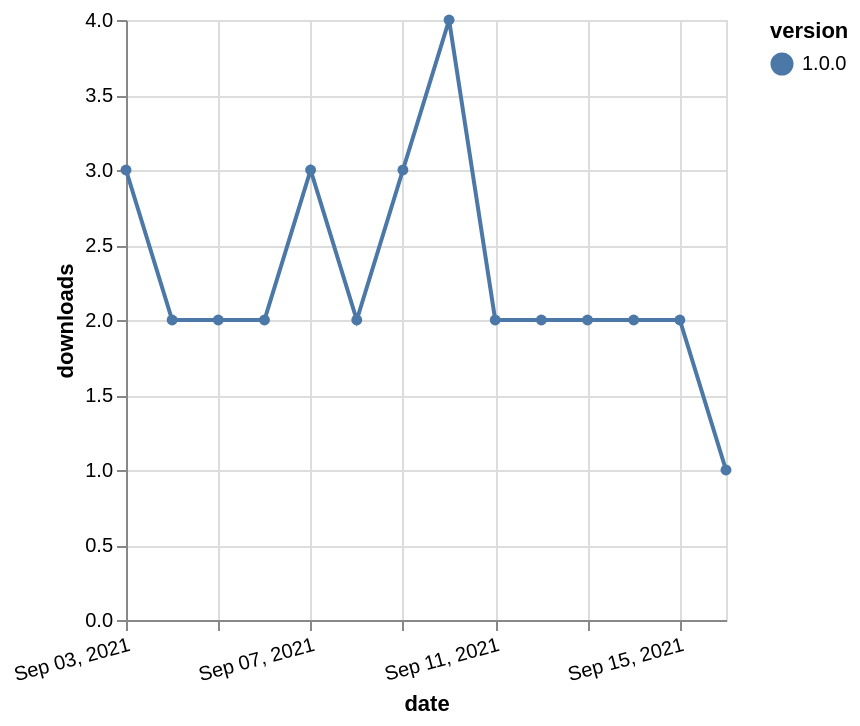

Write a Vega-Lite specification for this figure.
### Vega-Lite specification from a JSON file in a GitHub repository (floating-point values rounded to 4 significant figures)
{"$schema": "https://vega.github.io/schema/vega-lite/v5.json", "description": "A simple bar chart with embedded data.", "data": {"values": [{"date": "2021-09-03", "total": 208, "delta": 3, "version": "1.0.0"}, {"date": "2021-09-04", "total": 210, "delta": 2, "version": "1.0.0"}, {"date": "2021-09-05", "total": 212, "delta": 2, "version": "1.0.0"}, {"date": "2021-09-06", "total": 214, "delta": 2, "version": "1.0.0"}, {"date": "2021-09-07", "total": 217, "delta": 3, "version": "1.0.0"}, {"date": "2021-09-08", "total": 219, "delta": 2, "version": "1.0.0"}, {"date": "2021-09-09", "total": 222, "delta": 3, "version": "1.0.0"}, {"date": "2021-09-10", "total": 226, "delta": 4, "version": "1.0.0"}, {"date": "2021-09-11", "total": 228, "delta": 2, "version": "1.0.0"}, {"date": "2021-09-12", "total": 230, "delta": 2, "version": "1.0.0"}, {"date": "2021-09-13", "total": 232, "delta": 2, "version": "1.0.0"}, {"date": "2021-09-14", "total": 234, "delta": 2, "version": "1.0.0"}, {"date": "2021-09-15", "total": 236, "delta": 2, "version": "1.0.0"}, {"date": "2021-09-16", "total": 237, "delta": 1, "version": "1.0.0"}]}, "width": "container", "mark": {"type": "line", "point": {"filled": true}}, "encoding": {"x": {"field": "date", "type": "temporal", "timeUnit": "yearmonthdate", "title": "date", "axis": {"labelAngle": -15}}, "y": {"field": "delta", "type": "quantitative", "title": "downloads"}, "color": {"field": "version", "type": "nominal"}, "tooltip": {"field": "delta"}}}
